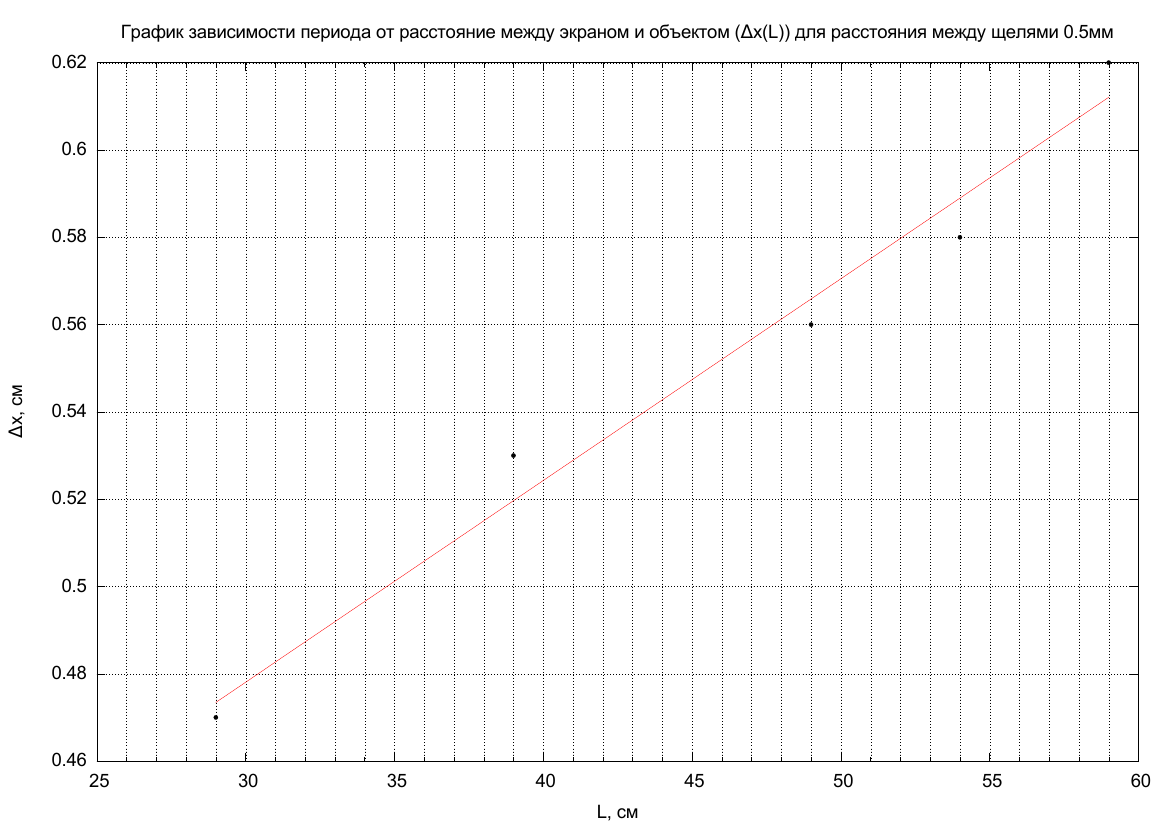

The script that saved this image:
#! /usr/bin/gnuplot -persist

#set size ratio 0.71
set terminal pdfcairo enhanced font "Arial,20" size 29.7cm, 21.0cm
set output "graph2.pdf"
#set encoding utf8 
set title "График зависимости периода от расстояние между экраном и объектом ({/Symbol D}x(L)) для расстояния между щелями 0.5мм"
set xlabel "L, см"
set ylabel "{/Symbol D}x, см"
set grid xtics ytics mxtics mytics
set mxtics 5
set mytics 0.01
set nokey

f(x)=a*x+b
fit f(x) 'dataSet2' using 1:2 via a,b 
plot 	f(x),\
		'dataSet2' using 1:2 with points ps 0.5 lt 7